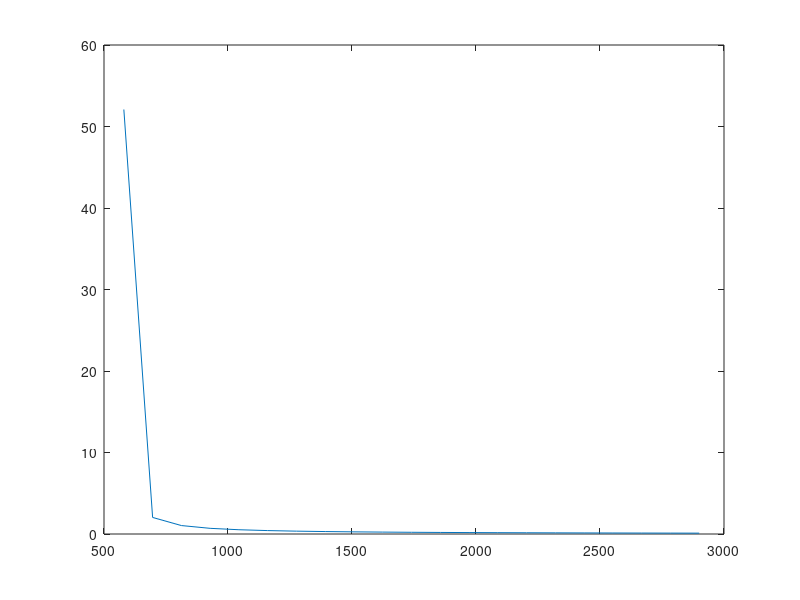

Write the MATLAB code that produced this figure.
clear, clc;
close all;

%{ 
    Relevant gas info:
    Nitrogen specific heat value = 1.4
    Nitrogen boiling point = 77.36 Kelvin
    Nitrogen gas constant = 296.80 J/kg K
%}

% fixed volume
% required variables
% gas indicates pressurant
compZI = 1; % compressibility factor, you can find this out with NIST refprop
compZF = 1;
compU = 1; % ullage compressibility
gasVol = 0; % non-specific in cubic meter
propVolume = .0139; % non-specific in cubic meter
propPressure = 3.45e6; % Pa
gasPressureI = 4e6:8e5:2e7;
gasPressureF = 1.15*propPressure;
gasConst = 296.8; % 296.8 J/kgK for N2
gasTempI = 77.36;
gasTempF = 77.36;
ullageTemp = 77.36;
polyExponent = 1; % choose based on isothermal or isentropic

% calculations

%fixing volume
%{ 
a = (compZI*gasTempI*propPressure*propVolume)./(gasVol*compU*ullageTemp);
b = (compZI*gasTempI*gasPressureF)./(compZF*gasTempF);
gasPressureI = a+b;
gasPressurePSI = gasPressureI*.000145;
%}

%fixing pressure isothermal
a = (propPressure*propVolume)./gasPressureI;
b = (1-(gasPressureF./gasPressureI)).^-1;
gasVol = a.*b;

gasVolFt = gasVol*35.3;
gasPressurePSI = gasPressureI*.000145;

figure
plot(gasPressurePSI, gasVolFt)